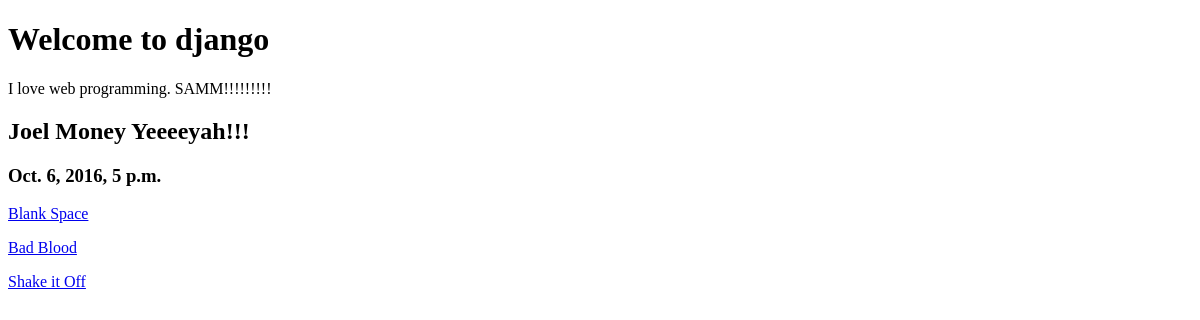
Before: / with the older database file.
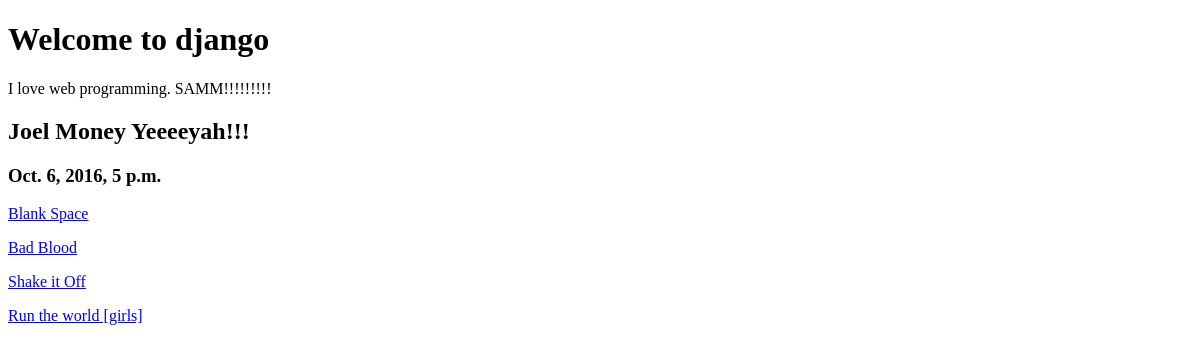
After: the same page with the newer database file.
### record_store/models.py (models this page shows)
class Song(models.Model):
    artist = models.CharField(max_length=50)
    title = models.CharField(max_length=50)
    lyrics = models.TextField()
    release_year = models.IntegerField()
    def __str__(self):
        return self.title

### record_store/views.py (the view)
# urls.py: url(r'^$', index_view),
def index_view(request):
    context = {
        "my_name": "Joel Money Yeeeeyah!!!",
        "now": datetime.datetime.now(),
        "all_songs": Song.objects.all()
    }
    return render(request, "index.html", context)

### templates/index.html (shortened to what this page needs)
<!DOCTYPE html>
<html>
  <head>
  </head>
  <body>
      <h1>Welcome to django</h1>
      I love web programming. SAMM!!!!!!!!!
      <h2>{{ my_name }}</h2>
      <h3>{{ now }}</h3>
      <p>
        {% for row in all_songs %}
          <p>
            <a href="/lyrics/{{ row.id }}">{{ row }}</a>
           <p>
          {% endfor %}
           </p>
          </p>
      </p>
  </body>
</html>

Changed rows visible on the page:
added Song: title "Run the world [girls]"
